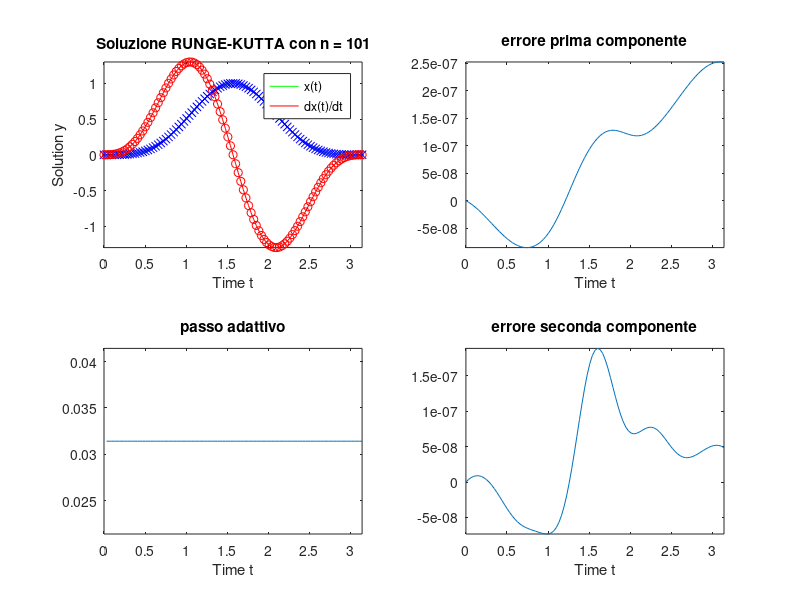

This figure's MATLAB source:
clc;                                               % Clears the screen
clear all;
close all;

tspan = [0,pi];
h=0.01*tspan(2);        % frazione decimale di pi-->100 passi 
t = tspan(1):h:tspan(2);                                        
i = zeros(1,length(t)); 
y1(1) = 0;     
y2(1) = 0;% initial condition
mu = 1;
% Termini forzanti già presenti nel file del De Falco
x   = @(t) sin (t) .^ 4;
xp  = @(t) 4 * sin (t) .^ 3 .* cos (t);
xpp = @(t) 4 * (3 * sin (t) .^ 2 .* cos (t) .^2 - sin (t) .^ 4);
mu  = 1;
f   = @(t) xpp(t) - mu * (1 - x(t).^2) .* xp(t) + x(t);
% Sistema differenziale
y1_dot = @(t, y1, y2) y2;
y2_dot = @(t, y1, y2) mu*(1-y1^2)*y2-y1+f(t);  

for i=1:(length(t)-1)                              % calculation loop
    k1_1 = y1_dot(t(i), y1(i), y2(i));
    k1_2 = y2_dot(t(i), y1(i), y2(i));
    k2_1 = y1_dot(t(i)+.5*h, y1(i)+.5*k1_1*h, y2(i)+.5*k1_2*h);
    k2_2 = y2_dot(t(i)+.5*h, y1(i)+.5*k1_1*h, y2(i)+.5*k1_2*h);
    k3_1 = y1_dot(t(i)+.5*h, y1(i)+.5*k2_1*h, y2(i)+.5*k2_2*h);
    k3_2 = y2_dot(t(i)+.5*h, y1(i)+.5*k2_1*h, y2(i)+.5*k2_2*h);
    k4_1 = y1_dot(t(i)+h, y1(i)+k3_1*h, y2(i)+k3_2*h);
    k4_2 = y2_dot(t(i)+h, y1(i)+k3_1*h, y2(i)+k3_2*h);
    y1(i+1) = y1(i) + (1/6)*(k1_1+2*k2_1+2*k3_1+k4_1)*h;
    y2(i+1) = y2(i) + (1/6)*(k1_2+2*k2_2+2*k3_2+k4_2)*h;
    
end


% Linea continua soluzione esatta, x e o soluzione numerica

subplot(2,2,1)
plot (t, x(t),'g', t, xp(t),'r', t, y1, 'xb', t, y2, 'or')
title (['Soluzione RUNGE-KUTTA con n = ',int2str(length(t))])
xlabel('Time t');
ylabel('Solution y');
legend('x(t)','dx(t)/dt')
axis([tspan(1) tspan(2) -inf inf])

subplot(2,2,2)
plot (t, x(t) - y1)
title ('errore prima componente')
xlabel('Time t');
axis([tspan(1) tspan(2) -inf inf])

subplot(2,2,4)
plot (t, xp(t) - y2)
title ('errore seconda componente')
xlabel('Time t');
axis([tspan(1) tspan(2) -inf inf])

subplot(2,2,3)
plot (t(2:end), diff (t))
title ('passo adattivo')
xlabel('Time t');
axis([tspan(1) tspan(2) h-0.01 h+0.01])
